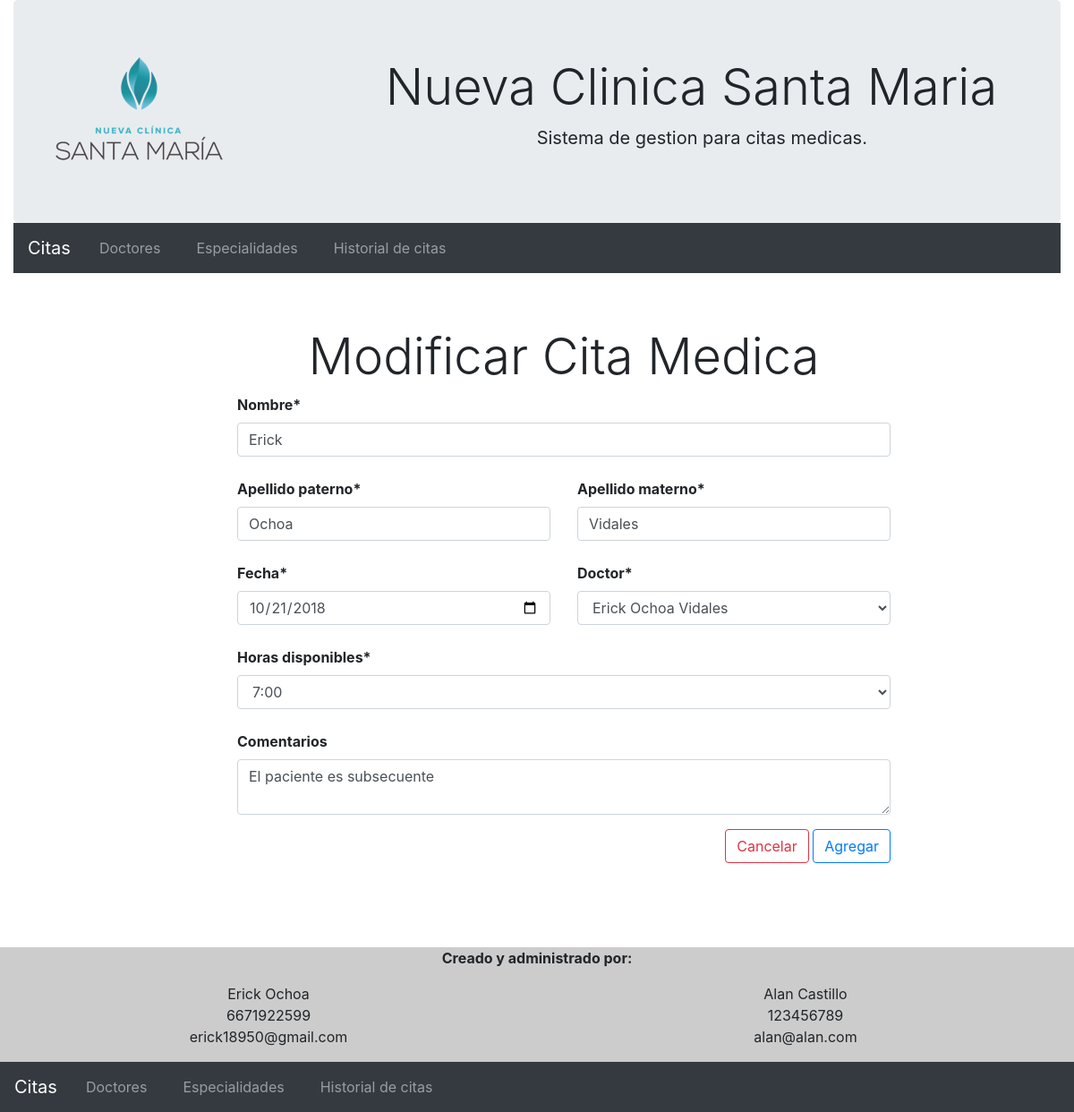
The page /menu.php?op=1&citaid=8 on the database its author committed.
### tables this page shows
CREATE TABLE `citas` (
  `id` int(11) NOT NULL,
  `hora` time DEFAULT NULL,
  `fecha` date NOT NULL,
  `nombre` varchar(100) DEFAULT NULL,
  `doctor` varchar(100) DEFAULT NULL,
  `comentario` varchar(500) DEFAULT NULL,
  `cobro` float DEFAULT NULL,
  `activa` tinyint(1) NOT NULL,
  `appt` varchar(50) NOT NULL,
  `apmt` varchar(50) NOT NULL
);

### modificarcita.php (the view, shortened to what this page needs)
<?php
 include('header.php');
 if(isset($_GET['citaid'])){
    $id = $_GET['citaid'];
    $conexion = mysqli_connect('localhost','root','');
    mysqli_select_db($conexion,'ncsm')
        or die("Error seleccionando la base de datos;");
    $sql="SELECT * FROM citas WHERE id=".$id.";";
	$resultado = mysqli_query($conexion,$sql);
	$datos = mysqli_fetch_assoc($resultado);
}
 ?>
<div class="container justify-content-center align-items-center" style="margin: 5%;">
<div class="row justify-content-center align-items-center">
<div class="col-md-8">
	<h1 style="text-align: center;" class="display-4">Modificar Cita Medica</h1>
	<form class="form" action="modificarcita.php" method="POST">
		<div class="form-group">
			<label><b>Nombre*</b></label><br>
			<input type="text" id="nombre" name="nombre" placeholder="Nombre del paciente" class="form-control" value="<?php echo $datos['nombre']; ?>"><br>
			<div class="row">
				<div class="col-md-6">
					<label><b>Apellido paterno*</b></label><br>
				<input type="text" name="appat" id="appat" placeholder="Primer apellido" class="form-control"  value="<?php echo $datos['appt'];?>"><br>
				</div>
				<div class="col-md-6">
					<label><b>Apellido materno*</b></label><br>
				<input type="text" name="apmat" id="apmat" placeholder="Segundo apellido" class="form-control"  value="<?php echo $datos['apmt'];?>"><br>
				</div>
			</div>
			<div class="row">
				<div class="col-md" style="float: left;">
					<label><b>Fecha*</b></label><br>
					<input type="date" name="fecha" id="fecha" class="form-control" value="<?php echo $datos['fecha']?>">
				</div>
				<div class="col-md" style="float: right;">
					<label><b>Doctor*</b></label>
					<select id="doctor" class="form-control" name="doctor">
						<option><?php echo $datos['doctor'];?></option>
					</select>
				</div>
			</div>
			<br>
			<label><b>Horas disponibles*</b></label><br>
			<select class="form-control" id="horaselect" name="hora">
				<option>7:00</option>
			</select>
			<br>
			<label><b>Comentarios</b></label>
			<textarea class="form-control" placeholder="Comentarios para el paciente" name="comentario"><?php echo htmlspecialchars_decode($datos['comentario']);?></textarea>
		</div>
		<div style="float: right;">
			<a style="margin-bottom: 5%;" type="submit" class="btn btn-outline-danger" href="index.php">Cancelar</a>
			<button style="margin-bottom: 5%;" type="submit" name="agregar" class="btn btn-outline-primary">Agregar</button>
	</div>
	</form>
</div>
</div>
</div>
<?php
	include('footer.php');
?>

### rows shown on the page
citas: nombre "Erick", appat "Ochoa", apmat "Vidales", fecha "10/21/2018", doctor "Erick Ochoa Vidales", comentario "El paciente es subsecuente"
